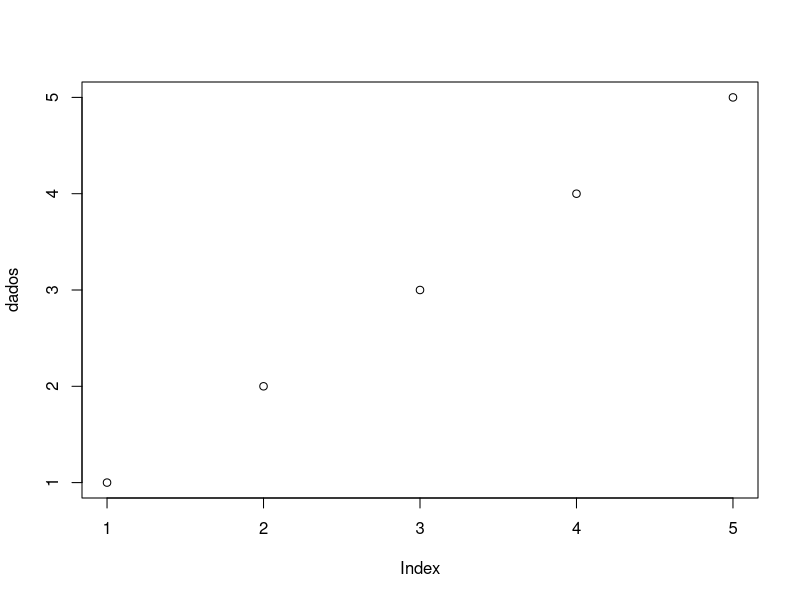

Here is the R script that generated this plot:
## ---- chunk 1
cat("Teste R")
dados <- c(1, 2, 3, 4, 5)
plot(dados)
